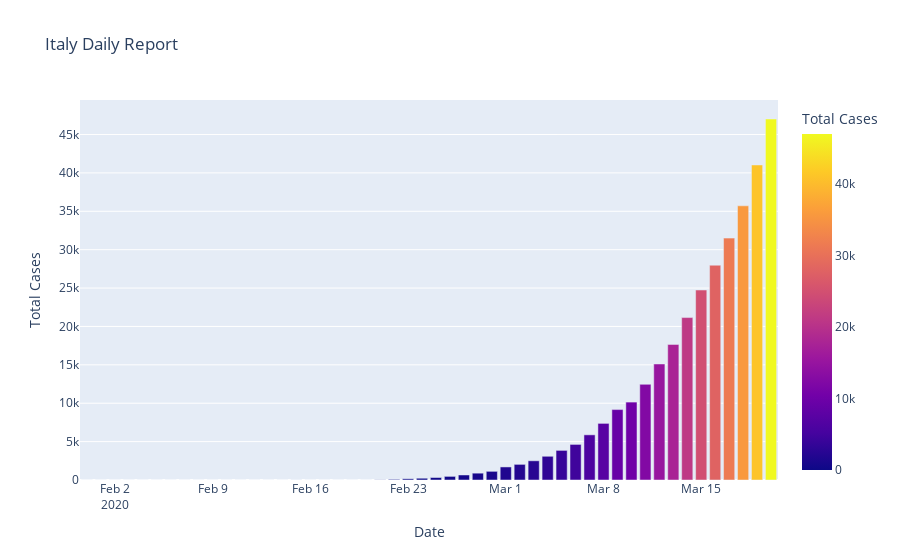
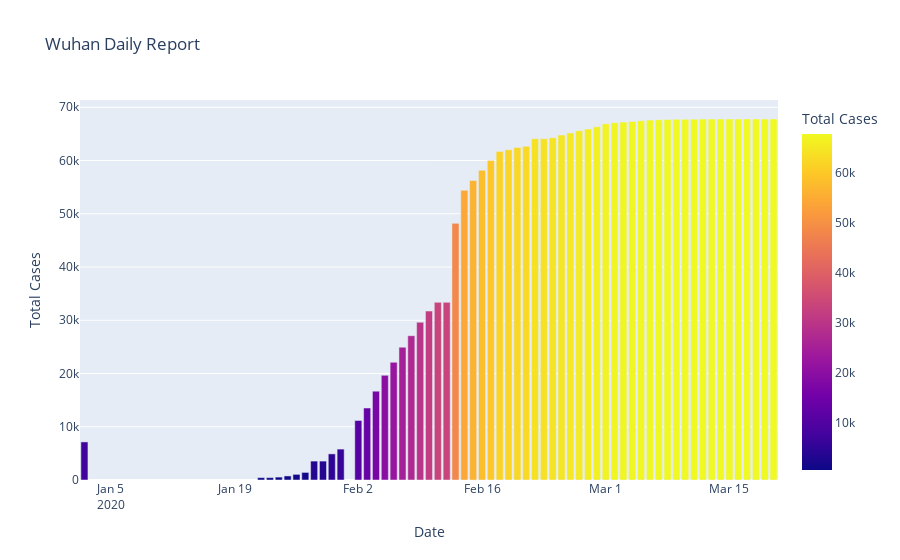

Notebook code cell kept with these figures, in order:
### Code cell
fig=px.bar(dbd_italy,x='Date',y='Total Cases',color='Total Cases',title='Italy Daily Report')
fig.show()
fig=px.bar(dbd_wuhan,x='Date',y='Total Cases',color='Total Cases',title='Wuhan Daily Report')
fig.show()
fig=px.bar(dbd_korea,x='Date',y='Total Cases',color='Total Cases',title='Korea Daily Report')
fig.show()
